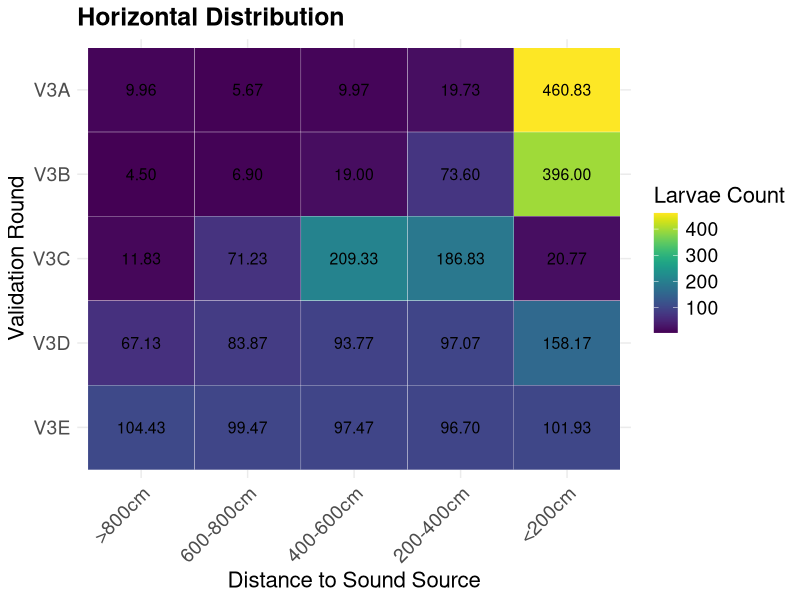
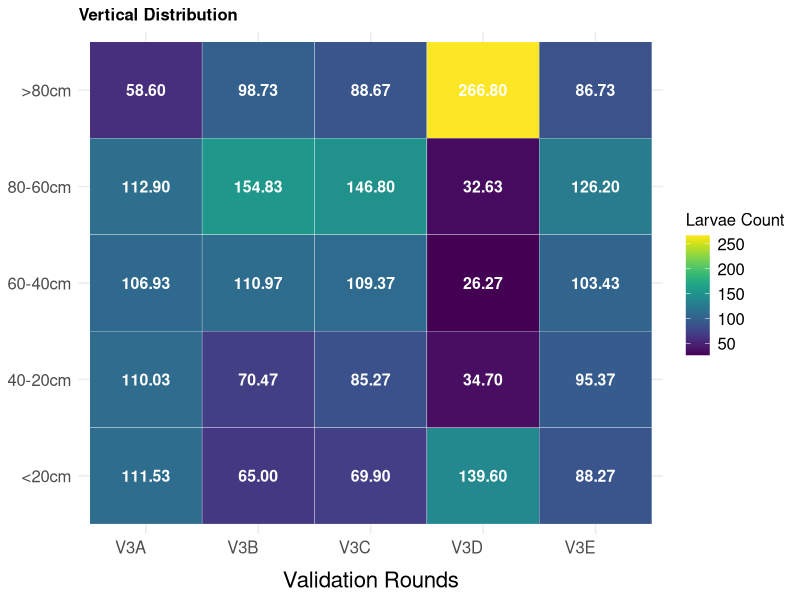

The R script that drew these images, in order:
library(ggplot2)
library(dplyr)
library(viridis)

# Horizontal Distribution (formerly Vertical)
horizontal_combined <- data.frame(
  Category = rep(c("<200cm", "200-400cm", "400-600cm", "600-800cm", ">800cm"), 5),
  Dataset = rep(c("V3A", "V3B", "V3C", "V3D", "V3E"), each = 5),
  Value = c(
    460.83, 19.73, 9.97, 5.67, 9.96,  # V3A
    396, 73.6, 19, 6.9, 4.5,           # V3B
    20.77, 186.83, 209.33, 71.23, 11.83, # V3C
    158.17, 97.07, 93.77, 83.87, 67.13, # V3D
    101.93, 96.7, 97.47, 99.47, 104.43  # V3E
  )
)

# Vertical Distribution (formerly Horizontal)
vertical_combined <- data.frame(
  Category = rep(c(">80cm", "80-60cm", "60-40cm", "40-20cm", "<20cm"), 5),
  Dataset = rep(c("V3A", "V3B", "V3C", "V3D", "V3E"), each = 5),
  Value = c(
    58.6, 112.9, 106.93, 110.03, 111.53, # V3A
    98.73, 154.83, 110.97, 70.47, 65,    # V3B
    88.67, 146.8, 109.37, 85.27, 69.9,   # V3C
    266.8, 32.63, 26.27, 34.7, 139.6,    # V3D
    86.73, 126.2, 103.43, 95.37, 88.27   # V3E
  )
)

# Calculate Totals for Each Dataset
horizontal_totals <- horizontal_combined %>%
  group_by(Dataset) %>%
  summarise(Total = sum(Value))

vertical_totals <- vertical_combined %>%
  group_by(Dataset) %>%
  summarise(Total = sum(Value))

# Heatmap for Horizontal Distribution (formerly Vertical)
horizontal_heatmap <- ggplot(horizontal_combined, aes(x = Category, y = Dataset, fill = Value)) +
  geom_tile(color = "white") +  # Add a border to tiles
  geom_text(aes(label = sprintf("%.2f", Value)), size = 4, color = "black") +  # Add data labels
  scale_fill_viridis(option = "D", direction = 1, name = "Larvae Count") +
  scale_x_discrete(limits = rev(unique(horizontal_combined$Category))) +  # Reverse x-axis order
  scale_y_discrete(limits = rev(unique(horizontal_combined$Dataset))) +  # Reverse y-axis order
  labs(
    title = "Horizontal Distribution",
    x = "Distance to Sound Source",
    y = "Validation Round"
  ) +
  theme_minimal() +
  theme(
    text = element_text(size = 16),
    plot.title = element_text(size = 18, face = "bold"),
    axis.title.x = element_text(size = 16),
    axis.title.y = element_text(size = 16),
    axis.text.x = element_text(size = 14, angle = 45, hjust = 1),
    axis.text.y = element_text(size = 14),
    legend.title = element_text(size = 16),
    legend.text = element_text(size = 14)
  )

# Heatmap for Vertical Distribution (formerly Horizontal)
vertical_heatmap <- ggplot(vertical_combined, aes(x = Dataset, y = Category, fill = Value)) +
  geom_tile(color = "white") +  # Add a border to tiles
  geom_text(aes(label = sprintf("%.2f", Value)),  size = 4, family = "sans", color = "white", fontface = "bold") +  # Add data labels
  scale_fill_viridis(option = "D", direction = 1, name = "Larvae Count") +
  scale_y_discrete(limits = rev(unique(vertical_combined$Category))) +  # Reverse y-axis order
  labs(
    title = "Vertical Distribution",
    x = "Validation Rounds",
    y = NULL
  ) +
  theme_minimal() +
  theme(
    text = element_text(size = 12),
    plot.title = element_text(size = 12, face = "bold"),
    axis.title.x = element_text(size = 16, margin = margin(t = 10)),
    axis.title.y = element_text(size = 12),
    axis.text.x = element_text(size = 12, hjust = 1),
    axis.text.y = element_text(size = 12),
    legend.title = element_text(size = 12),
    legend.text = element_text(size = 12)
  )

# Print Totals for Clarity
print("Horizontal Totals (Sum of Rows):")
print(horizontal_totals)

print("Vertical Totals (Sum of Rows):")
print(vertical_totals)

# Display the heatmaps
print(horizontal_heatmap)
 print(vertical_heatmap)
 
 
#ggsave("D:/_Sarah/paperbackup/2025/Alife/Figures/exp3-vert.pdf", plot = vertical_heatmap, width = 8, height = 6, dpi = 300, device = cairo_pdf)
